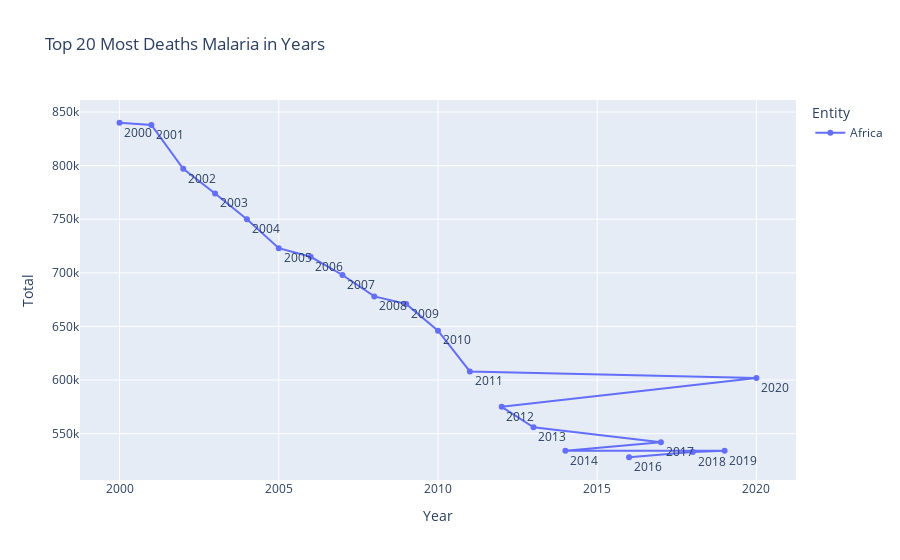

Here is the notebook cell this chart was saved with:
### Code cell
df["Total"]=0
df_cols = df.columns
df_cols=df_cols.drop(['Year', 'Entity'])
df["Total"] = df[df_cols].sum(axis=1)
df.sort_values(by=["Total"], inplace=True)
fig = px.line(df.tail(20), x="Year", y="Total", color="Entity", text="Year", title="Top 20 Most Deaths Malaria in Years")
fig.update_traces(textposition="bottom right")
fig.show()

### Figure 1 — Plotly figure (JSON) as saved in the notebook; plotly's stock layout.template omitted (floating-point values rounded to 4 significant figures)
{"data": [{"hovertemplate": "Entity=Africa<br>Year=%{text}<br>Total=%{y}<extra></extra>", "legendgroup": "Africa", "line": {"color": "#636efa", "dash": "solid"}, "marker": {"symbol": "circle"}, "mode": "markers+lines+text", "name": "Africa", "orientation": "v", "showlegend": true, "text": [2016, 2018, 2019, 2014, 2017, 2013, 2012, 2020, 2011, 2010, 2009, 2008, 2007, 2006, 2005, 2004, 2003, 2002, 2001, 2000], "textposition": "bottom right", "type": "scatter", "x": [2016, 2018, 2019, 2014, 2017, 2013, 2012, 2020, 2011, 2010, 2009, 2008, 2007, 2006, 2005, 2004, 2003, 2002, 2001, 2000], "xaxis": "x", "y": [528000, 533000, 534000, 534000, 542000, 556000, 575000, 602000, 608000, 646000, 671000, 678000, 698000, 715000, 723000, 750000, 774000, 797000, 838000, 840000], "yaxis": "y"}], "layout": {"legend": {"title": {"text": "Entity"}, "tracegroupgap": 0}, "title": {"text": "Top 20 Most Deaths Malaria in Years"}, "xaxis": {"anchor": "y", "domain": [0, 1], "title": {"text": "Year"}}, "yaxis": {"anchor": "x", "domain": [0, 1], "title": {"text": "Total"}}}}
